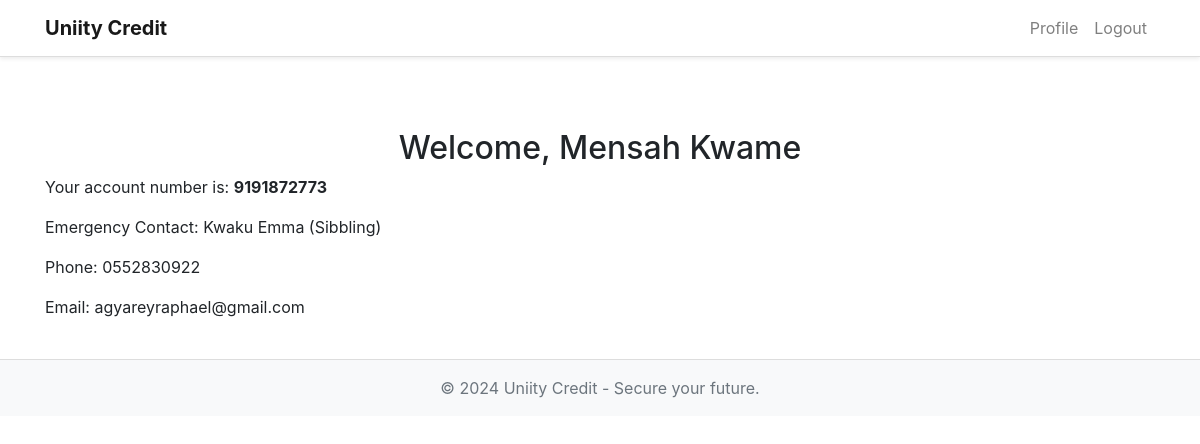
The app's page /profile (signed in) with its own data.
### app.py (models this page shows, shortened)
class User(db.Model, UserMixin):
    id = db.Column(db.Integer, primary_key=True)
    full_name = db.Column(db.String(100), nullable=False)
    occupation = db.Column(db.String(100), nullable=False)
    institution = db.Column(db.String(100), nullable=False)
    address = db.Column(db.String(200), nullable=False)
    phone = db.Column(db.String(20), nullable=False)
    email = db.Column(db.String(120), unique=True, nullable=False)
    emergency_contact_name = db.Column(db.String(100), nullable=False)
    emergency_contact_relationship = db.Column(db.String(50), nullable=False)
    emergency_contact_phone = db.Column(db.String(20), nullable=False)
    location = db.Column(db.String(100), nullable=False)
    ghana_card = db.Column(db.String(100), nullable=True)
    password_hash = db.Column(db.String(60), nullable=False)
    account_number = db.Column(db.String(10), nullable=True, unique=True)

### app.py (the view)
@app.route('/profile')
@login_required
def profile():
    return render_template('profile.html')

### app.py (called while the page is built)
@login_manager.user_loader
def load_user(user_id):
    return User.query.get(int(user_id))

### templates/profile.html
{% extends "base.html" %} {% block content %}
<div class="container mt-5">
  <h2 class="text-center">Welcome, {{ current_user.full_name }}</h2>
  <p>
    Your account number is: <strong>{{ current_user.account_number }}</strong>
  </p>
  <p>
    Emergency Contact: {{ current_user.emergency_contact_name }} ({{
    current_user.emergency_contact_relationship }})
  </p>
  <p>Phone: {{ current_user.phone }}</p>
  <p>Email: {{ current_user.email }}</p>
</div>
{% endblock %}

### static/styles.css (style rules this page uses)
body { background-color: #f5f5f5; font-family: Arial, sans-serif; }

### records on screen
User: full_name "Mensah Kwame", account_number "9191872773", emergency_contact_name "Kwaku Emma", emergency_contact_relationship "Sibbling", phone "0552830922", email "agyareyraphael@gmail.com"
